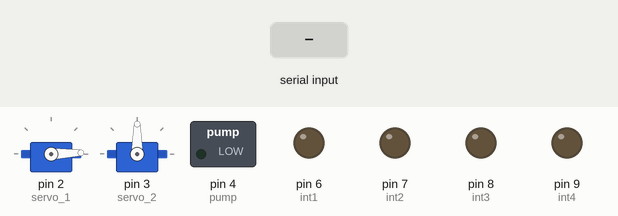
Simulated run of this sketch. Board: Arduino Uno, built with avr-gcc and run on an emulated ATmega328P. On the bench: 2 × servo, switched loads named in the sketch (green lamp = pin HIGH), output pins drawn as LEDs (lit = HIGH). The test bench sets the inputs (shaded band).

Above: at 2.2 s.
2.3 s: "1\n" received over the second serial link
At 3.1 s:
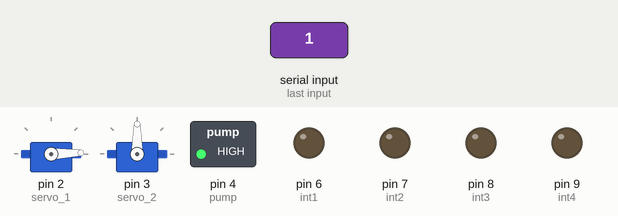
Timing chart, 0 to 5.3 s (numbered marks = the images above; inputs shaded):
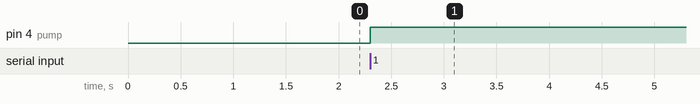

Measured:
- after the input at 2.3 s, pin 4 (pump): LOW → HIGH at once

The sketch:

Rose_war_robo.ino
```cpp
#include <Servo.h>
#include <SoftwareSerial.h>
SoftwareSerial BT(A0, A1);
Servo servo_1;
Servo servo_2;
int int1 = 6;
int int2 = 7;
int int3 = 8;
int int4 = 9;

#include <HCSR04.h>
long previousMillis = 0;
long interval = 2000;

int state;
int speed = 130;

int pos1 = 2;
int pos2 = 90;

int pump = 4;

void setup(){
servo_1.attach(2);
servo_2.attach(3);
servo_1.write(pos1);
servo_2.write(pos2);


pinMode(int1, OUTPUT);
pinMode(int2, OUTPUT);
pinMode(int3, OUTPUT);
pinMode(int4, OUTPUT);
pinMode(pump, OUTPUT);


// initialize serial communication at 9600 bits per second:
Serial.begin(112500);
BT.begin(9600); // Setting the baud rate of Software Serial Library

 delay(1000);
 }

void loop(){
//if some date is sent, reads it and saves in state
if(BT.available() > 0){
state = BT.read();

if(state > 15){speed = state;}
}


   // if the state is '1' the DC motor will go forward
if (state == 1){forword();}

// if the state is '2' the motor will Backword
else if (state == 2){backword();}

// if the state is '3' the motor will turn left
else if (state == 3){turnLeft();}

// if the state is '4' the motor will turn right
else if (state == 4){turnRight();}

// if the state is '5' the motor will Stop
else if (state == 5) {stop();}

else if (state == 6) {if(pos1<40){pos1 = pos1+1;}}
else if (state == 7) {if(pos1>0){pos1 = pos1-1;}}
else if (state == 8) {    if(pos2>0){pos2 = pos2-3;}}
else if (state == 9) { if(pos2<180){pos2 = pos2+3;}}

else if (state == 10){digitalWrite(pump, HIGH);}
else if (state == 11){digitalWrite(pump, LOW);}

servo_1.write(pos1);
servo_2.write(pos2);


}


void stop(){
    digitalWrite(int1, LOW);
    digitalWrite(int2, LOW);
    digitalWrite(int3, LOW);
    digitalWrite(int4, LOW);
}

void forword(){
    digitalWrite(int1, LOW);
    digitalWrite(int2, HIGH);
    digitalWrite(int3, LOW);
    digitalWrite(int4, HIGH);
}

void backword(){
    digitalWrite(int1, HIGH);
    digitalWrite(int2, LOW);
    digitalWrite(int3, HIGH);
    digitalWrite(int4, LOW);
}


void turnRight(){
    digitalWrite(int1, LOW);
    digitalWrite(int2, HIGH);
    digitalWrite(int3, HIGH);
    digitalWrite(int4, LOW);
}

void turnLeft(){
    digitalWrite(int1, HIGH);
    digitalWrite(int2, LOW);
    digitalWrite(int3, LOW);
    digitalWrite(int4, HIGH);
}
```
